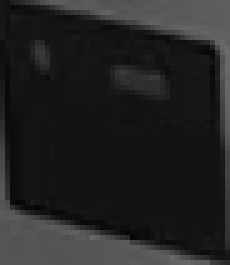
#> input picture recognise/display_template.png, 46 x 53 px (shown 5 times larger)
$ python roi_demo.py ../../recognise/display_template.png
#> lines starting #> are read from the running program, lines starting #| are printed output that depends on the picture
#!/usr/bin/env python3
"""Highlight the regions of interest the monitor looks at, on a camera frame.

Mirrors the Rust pipeline (src/align.rs, src/recognise.rs): registers the frame
onto the dataset framing with SIFT + RANSAC, finds the display and the phase
bar by template matching, splits the bar into six bands and applies the
phase rule. Everything is drawn back onto the camera's own view, with zoomed
insets of the aligned display and bar. The digits are not read (that needs the
digit model; use `washing-machine-monitor recognise` for the full reading).

Requires opencv-python(-headless) and numpy.

Usage:
  python3 roi_demo.py FRAME.jpg [-o out.png]
  python3 roi_demo.py 'rtsp://user:pass@camera:554/stream' [-o out.png]
"""
import argparse
import os
import sys

import cv2
import numpy as np

HERE = os.path.dirname(os.path.abspath(__file__))
REPO = os.path.normpath(os.path.join(HERE, '..', '..'))
REFERENCE = os.path.join(REPO, 'rust', 'assets', 'reference_frame.jpg')
DISPLAY_TEMPLATE = os.path.join(REPO, 'recognise', 'display_template.png')
BAR_TEMPLATE = os.path.join(REPO, 'recognise', 'template_bar.jpg')

# Keep in sync with src/align.rs and src/recognise.rs.
SIZE = (1280, 720)
PANEL = np.array([(250, 205), (1150, 265), (1100, 595), (440, 415), (255, 335)], np.float32)
MATCH_RATIO, RANSAC_THRESHOLD, MIN_INLIERS, ALIGNED_TOLERANCE = 0.75, 4.0, 25, 1.0
BAR_SEARCH_OFFSET_X, BAR_SEARCH_WIDTH = 300, 250
DIGIT_CELLS = [(0, 21), (18, 14), (30, 16)]
BAR_THRESHOLD_K, BAR_OPENING_SIZE, BAR_LIT_MAX_MEAN, BAR_LIT_MIN_EXCESS = 460.0, 6, 20.0, 20.0
PHASES = ['Ammollo/Prelavaggio', 'Lavaggio', 'Risciacquo', 'Stop con acqua',
          'Scarico/Centrifuga', 'Antipiega/Fine']

# BGR colours.
PANEL_C, DISPLAY_C, CELL_C, BAR_C, BAND_C, LIT_C = (
    (255, 160, 0), (0, 220, 0), (0, 230, 255), (255, 255, 0), (160, 160, 160), (0, 0, 255))


def load_frame(source):
#> called with source = '../../recognise/display_template.png'
    if '://' not in source:
        frame = cv2.imread(source, cv2.IMREAD_COLOR)
#> frame is the input picture: shape (53, 46, 3); min 5, max 108, mean 35.2
        if frame is None:
            sys.exit(f'cannot read {source}')
        return frame
    capture = cv2.VideoCapture(source, cv2.CAP_FFMPEG)
    frame = None
    for _ in range(6):  # skip the first frames, often smeared mid-GOP
        ok, f = capture.read()
        if ok:
            frame = f
    capture.release()
    if frame is None:
        sys.exit('no frame received from the stream')
    return frame


def register(grey, reference):
    """Homography frame -> reference, number of inliers, panel shift (px)."""
    sift = cv2.SIFT_create()
    mask = np.zeros_like(reference)
    cv2.fillConvexPoly(mask, PANEL.astype(np.int32), 255)
    rkp, rdesc = sift.detectAndCompute(reference, mask)
    kp, desc = sift.detectAndCompute(grey, None)
    if desc is None or len(kp) < MIN_INLIERS:
        sys.exit('too few features in the frame')
    pairs = cv2.BFMatcher(cv2.NORM_L2).knnMatch(desc, rdesc, k=2)
    good = [p[0] for p in pairs if len(p) == 2 and p[0].distance < MATCH_RATIO * p[1].distance]
    if len(good) < MIN_INLIERS:
        sys.exit(f'the panel is not in view ({len(good)} matches)')
    src = np.float32([kp[m.queryIdx].pt for m in good])
    dst = np.float32([rkp[m.trainIdx].pt for m in good])
    h, inliers = cv2.findHomography(src, dst, cv2.RANSAC, RANSAC_THRESHOLD)
    if h is None or inliers.sum() < MIN_INLIERS:
        sys.exit('cannot register the frame onto the reference')
    in_frame = cv2.perspectiveTransform(PANEL.reshape(-1, 1, 2), np.linalg.inv(h)).reshape(-1, 2)
    shift = float(np.linalg.norm(in_frame - PANEL, axis=1).mean())
    if shift < ALIGNED_TOLERANCE:
        h = np.eye(3)
    return h, int(inliers.sum()), len(good), shift


# [31 lines left out: functions find, regions, bands, not called in this run]


def to_frame(points, h_inv):
    pts = np.float32(points).reshape(-1, 1, 2)
    return cv2.perspectiveTransform(pts, h_inv).reshape(-1, 2).astype(np.int32)


def rect_points(x, y, w, h):
    return [(x, y), (x + w, y), (x + w, y + h), (x, y + h)]


# [15 lines left out: functions label, inset, not called in this run]


def main():
    parser = argparse.ArgumentParser(description=__doc__, formatter_class=argparse.RawDescriptionHelpFormatter)
    parser.add_argument('source', help='image file or stream URL')
    parser.add_argument('-o', '--output', default='roi_demo.png')
    args = parser.parse_args()

    frame = cv2.resize(load_frame(args.source), SIZE, interpolation=cv2.INTER_AREA)
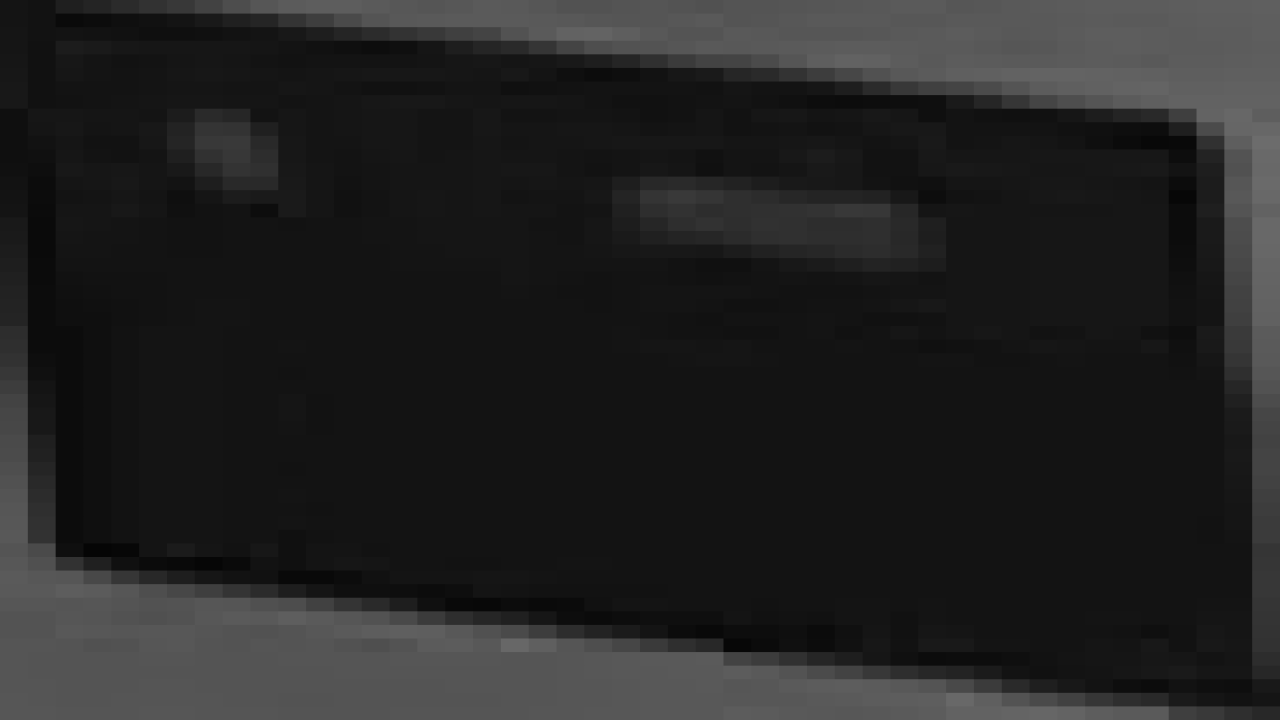
#> frame: shape (720, 1280, 3); min 5, max 108, mean 35.2
    grey = cv2.cvtColor(frame, cv2.COLOR_BGR2GRAY)
    reference = cv2.imread(REFERENCE, cv2.IMREAD_GRAYSCALE)
    display_t = cv2.imread(DISPLAY_TEMPLATE, cv2.IMREAD_GRAYSCALE)
#> display_t: shape (53, 46); min 5, max 108, mean 35.2
    bar_t = cv2.imread(BAR_TEMPLATE, cv2.IMREAD_GRAYSCALE)

    h, inliers, matches, shift = register(grey, reference)
    aligned = grey if shift < ALIGNED_TOLERANCE else cv2.warpPerspective(grey, h, SIZE, flags=cv2.INTER_CUBIC)
    display, display_score, bar, bar_score = regions(aligned, display_t, bar_t)
    bx, by, bw, bh = bar
    step, vanished, excess, lit = bands(aligned[by:by + bh, bx:bx + bw])
    h_inv = np.linalg.inv(h)

    out = frame.copy()
    # Panel used for registration.
    cv2.polylines(out, [to_frame(PANEL, h_inv)], True, PANEL_C, 2, cv2.LINE_AA)
    # Display and digit cells.
    dx, dy, dw, dh = display
    cv2.polylines(out, [to_frame(rect_points(*display), h_inv)], True, DISPLAY_C, 2, cv2.LINE_AA)
    for i, (cx, cw) in enumerate(DIGIT_CELLS):
        cv2.polylines(out, [to_frame(rect_points(dx + cx, dy, cw, dh), h_inv)], True, CELL_C, 1, cv2.LINE_AA)
    top_left = to_frame([(dx, dy)], h_inv)[0]
    label(out, f'display ({display_score:.2f})', (top_left[0], top_left[1] - 8), DISPLAY_C)
    # Phase bar and its bands.
    cv2.polylines(out, [to_frame(rect_points(*bar), h_inv)], True, BAR_C, 2, cv2.LINE_AA)
    for i, name in enumerate(PHASES):
        band = to_frame(rect_points(bx, by + i * step, bw, step), h_inv)
        if i == lit:
            overlay = out.copy()
            cv2.fillPoly(overlay, [band], LIT_C)
            out = cv2.addWeighted(overlay, 0.45, out, 0.55, 0)
        cv2.polylines(out, [band], True, LIT_C if i == lit else BAND_C, 1, cv2.LINE_AA)
    bar_top = to_frame([(bx, by)], h_inv)[0]
    label(out, f'phase bar ({bar_score:.2f})', (bar_top[0] - 40, bar_top[1] - 8), BAR_C)

    # Summary.
    state = f'RUNNING - {PHASES[lit]}' if lit is not None else 'OFF (no phase lit)'
    label(out, state, (12, 30), (0, 0, 255) if lit is not None else (0, 255, 0), 0.8, 2)
    label(out, f'camera shift {shift:.0f}px, {inliers}/{matches} matches '
               f'({"warped" if shift >= ALIGNED_TOLERANCE else "already aligned"})', (12, 58), PANEL_C)

    # Insets of the aligned display and bar, as the pipeline sees them.
    x0 = SIZE[0] - 480
    zoom = inset(out, aligned[dy:dy + dh, dx:dx + dw], 4, (x0, 30), 'display (aligned)')
    for cx, cw in DIGIT_CELLS:
        cv2.rectangle(out, (x0 + cx * 4, 30), (x0 + (cx + cw) * 4, 30 + dh * 4), CELL_C, 1)
    bx0 = x0 + zoom.shape[1] + 30
    inset(out, aligned[by:by + bh, bx:bx + bw], 3, (bx0, 30), 'bar')
    for i, name in enumerate(PHASES):
        y = 30 + i * step * 3
        cv2.line(out, (bx0, y), (bx0 + bw * 3, y), BAND_C, 1)
        mark = '*' if i == lit else ('o' if vanished[i] else ' ')
        label(out, f'{mark} {excess[i]:+.0f} {name}', (bx0 + bw * 3 + 6, y + step * 3 // 2 + 4),
              LIT_C if i == lit else (220, 220, 220), 0.38)
    label(out, '* lit   o stripe vanished   +n brighter than median', (x0, 30 + bh * 3 + 22),
          (220, 220, 220), 0.38)

    cv2.imwrite(args.output, out)
    print(f'{state}; shift {shift:.0f}px, {inliers}/{matches} matches; '
          f'display {display_score:.2f}, bar {bar_score:.2f} -> {args.output}')


if __name__ == '__main__':
#> (the run stopped early here; a loop or call above may not have finished)
